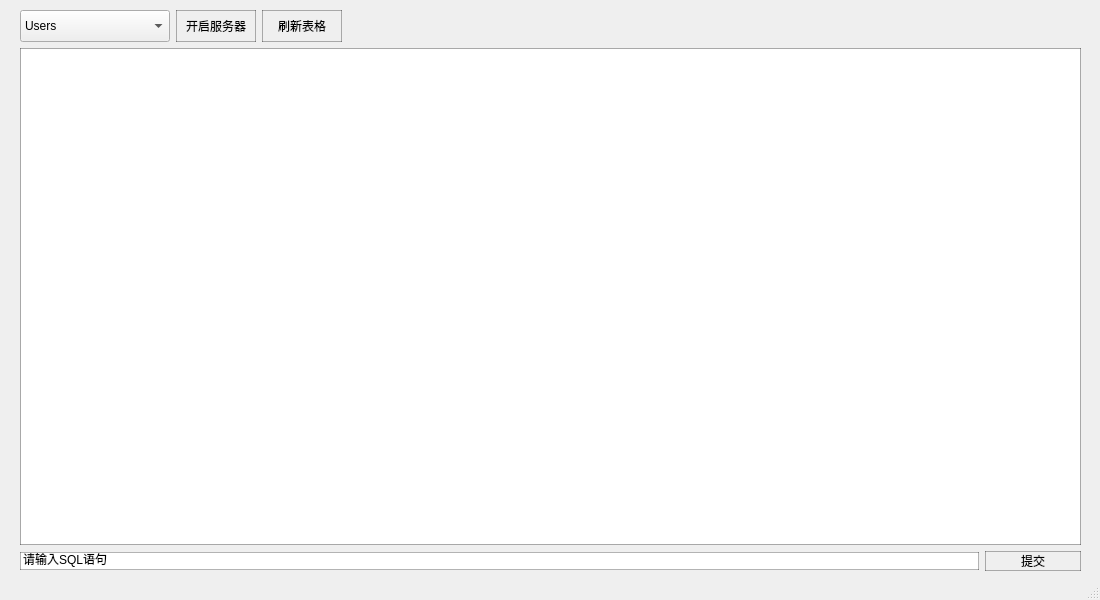
<?xml version="1.0" encoding="UTF-8"?>
<ui version="4.0">
 <class>Server</class>
 <widget class="QMainWindow" name="Server">
  <property name="geometry">
   <rect>
    <x>0</x>
    <y>0</y>
    <width>1100</width>
    <height>600</height>
   </rect>
  </property>
  <property name="minimumSize">
   <size>
    <width>1100</width>
    <height>600</height>
   </size>
  </property>
  <property name="maximumSize">
   <size>
    <width>1100</width>
    <height>600</height>
   </size>
  </property>
  <property name="windowTitle">
   <string>server</string>
  </property>
  <property name="windowIcon">
   <iconset theme="QIcon::ThemeIcon::CallStart"/>
  </property>
  <widget class="QWidget" name="centralwidget">
   <widget class="QWidget" name="layoutWidget">
    <property name="geometry">
     <rect>
      <x>20</x>
      <y>10</y>
      <width>1061</width>
      <height>561</height>
     </rect>
    </property>
    <layout class="QVBoxLayout" name="verticalLayout">
     <item>
      <layout class="QHBoxLayout" name="horizontalLayout_2">
       <item>
        <widget class="QComboBox" name="whichtable">
         <property name="sizePolicy">
          <sizepolicy hsizetype="Fixed" vsizetype="Maximum">
           <horstretch>50</horstretch>
           <verstretch>50</verstretch>
          </sizepolicy>
         </property>
         <property name="minimumSize">
          <size>
           <width>150</width>
           <height>32</height>
          </size>
         </property>
         <property name="styleSheet">
          <string notr="true">font: 10pt &quot;Microsoft YaHei UI&quot;;

</string>
         </property>
         <item>
          <property name="text">
           <string>Users</string>
          </property>
         </item>
         <item>
          <property name="text">
           <string>Messages</string>
          </property>
         </item>
         <item>
          <property name="text">
           <string>Friends</string>
          </property>
         </item>
         <item>
          <property name="text">
           <string>FriendRequests </string>
          </property>
         </item>
        </widget>
       </item>
       <item>
        <widget class="QPushButton" name="listen">
         <property name="sizePolicy">
          <sizepolicy hsizetype="Maximum" vsizetype="Minimum">
           <horstretch>0</horstretch>
           <verstretch>9</verstretch>
          </sizepolicy>
         </property>
         <property name="minimumSize">
          <size>
           <width>80</width>
           <height>27</height>
          </size>
         </property>
         <property name="styleSheet">
          <string notr="true">QPushButton{
font: 10pt &quot;Microsoft YaHei UI&quot;;
border: 1px solid rgba(0, 0, 0, 0.3); 
}
  QPushButton:pressed {
font: 10pt &quot;Microsoft YaHei UI&quot;;
border: 1px solid rgba(0, 0, 0, 0.3); 
background-color: rgb(255, 251, 255); 
   }</string>
         </property>
         <property name="text">
          <string>开启服务器</string>
         </property>
         <property name="autoDefault">
          <bool>false</bool>
         </property>
         <property name="default">
          <bool>false</bool>
         </property>
         <property name="flat">
          <bool>false</bool>
         </property>
        </widget>
       </item>
       <item alignment="Qt::AlignmentFlag::AlignLeft">
        <widget class="QPushButton" name="pushButton">
         <property name="sizePolicy">
          <sizepolicy hsizetype="Minimum" vsizetype="Minimum">
           <horstretch>0</horstretch>
           <verstretch>10</verstretch>
          </sizepolicy>
         </property>
         <property name="minimumSize">
          <size>
           <width>80</width>
           <height>27</height>
          </size>
         </property>
         <property name="styleSheet">
          <string notr="true">QPushButton{
font: 10pt &quot;Microsoft YaHei UI&quot;;
border: 1px solid rgba(0, 0, 0, 0.3); 
}
  QPushButton:pressed {
font: 10pt &quot;Microsoft YaHei UI&quot;;
border: 1px solid rgba(0, 0, 0, 0.3); 
background-color: rgb(255, 251, 255); 
   }</string>
         </property>
         <property name="text">
          <string>刷新表格</string>
         </property>
        </widget>
       </item>
      </layout>
     </item>
     <item>
      <widget class="QTableView" name="table">
       <property name="sizePolicy">
        <sizepolicy hsizetype="Expanding" vsizetype="Expanding">
         <horstretch>50</horstretch>
         <verstretch>50</verstretch>
        </sizepolicy>
       </property>
       <property name="styleSheet">
        <string notr="true">font: 10pt &quot;Microsoft YaHei UI&quot;;
border: 1px solid rgba(0, 0, 0, 0.3); 
</string>
       </property>
       <property name="alternatingRowColors">
        <bool>false</bool>
       </property>
       <attribute name="horizontalHeaderCascadingSectionResizes">
        <bool>false</bool>
       </attribute>
       <attribute name="verticalHeaderCascadingSectionResizes">
        <bool>false</bool>
       </attribute>
       <attribute name="verticalHeaderShowSortIndicator" stdset="0">
        <bool>false</bool>
       </attribute>
      </widget>
     </item>
     <item>
      <layout class="QHBoxLayout" name="horizontalLayout">
       <item>
        <widget class="QLineEdit" name="sql">
         <property name="sizePolicy">
          <sizepolicy hsizetype="Minimum" vsizetype="Maximum">
           <horstretch>50</horstretch>
           <verstretch>50</verstretch>
          </sizepolicy>
         </property>
         <property name="styleSheet">
          <string notr="true">font: 12pt &quot;Microsoft YaHei UI&quot;;
border: 1px solid rgba(0, 0, 0, 0.3); 
</string>
         </property>
         <property name="text">
          <string>请输入SQL语句</string>
         </property>
        </widget>
       </item>
       <item>
        <widget class="QPushButton" name="sqlsubmit">
         <property name="sizePolicy">
          <sizepolicy hsizetype="Minimum" vsizetype="Maximum">
           <horstretch>5</horstretch>
           <verstretch>50</verstretch>
          </sizepolicy>
         </property>
         <property name="styleSheet">
          <string notr="true">QPushButton{
font: 12pt &quot;Microsoft YaHei UI&quot;;
border: 1px solid rgba(0, 0, 0, 0.3); 
}
  QPushButton:pressed {
font: 12pt &quot;Microsoft YaHei UI&quot;;
border: 1px solid rgba(0, 0, 0, 0.3); 
background-color: rgb(255, 251, 255); 
   }</string>
         </property>
         <property name="text">
          <string>提交</string>
         </property>
        </widget>
       </item>
      </layout>
     </item>
    </layout>
   </widget>
  </widget>
  <widget class="QMenuBar" name="menubar">
   <property name="geometry">
    <rect>
     <x>0</x>
     <y>0</y>
     <width>1100</width>
     <height>18</height>
    </rect>
   </property>
  </widget>
  <widget class="QStatusBar" name="statusbar"/>
 </widget>
 <resources/>
 <connections/>
</ui>
